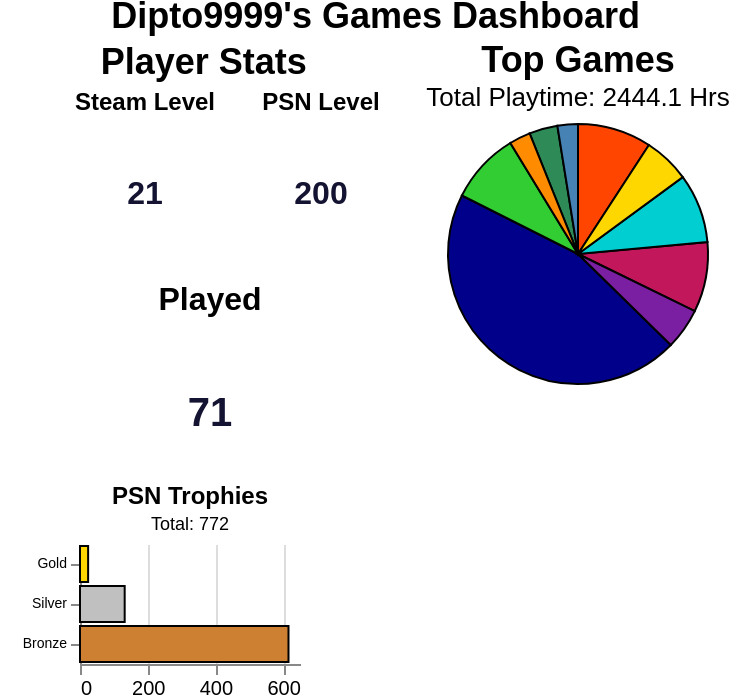

Vega-Lite specification stored for this chart:
### Vega-Lite specification from a JSON file in a GitHub repository (floating-point values rounded to 4 significant figures)
{"background": null, "config": {"view": {"continuousWidth": 130, "continuousHeight": 130, "strokeOpacity": 0, "strokeWidth": 1.5}, "axis": {"labelFontSize": 10, "titleFontSize": 11}, "legend": {"labelFontSize": 12, "titleFontSize": 16}}, "hconcat": [{"vconcat": [{"hconcat": [{"data": {"name": "data-5d6aeba095252c326bbbfd5f7abdc85a"}, "mark": {"type": "text", "align": "center", "baseline": "middle", "color": "#141331", "fontSize": 16, "fontWeight": "bold"}, "encoding": {"text": {"field": "Value", "type": "quantitative"}, "x": {"axis": null, "field": "Metric", "type": "nominal"}, "y": {"value": 35}}, "height": 60, "title": {"text": "Steam Level", "anchor": "middle", "fontSize": 12}, "width": 65}, {"data": {"name": "data-209579f83bb465219158f903efdbaf51"}, "mark": {"type": "text", "align": "center", "baseline": "middle", "color": "#141331", "fontSize": 16, "fontWeight": "bold"}, "encoding": {"text": {"field": "Value", "type": "quantitative"}, "x": {"axis": null, "field": "Metric", "type": "nominal"}, "y": {"value": 35}}, "height": 60, "title": {"text": "PSN Level", "anchor": "middle", "fontSize": 12}, "width": 65}]}, {"data": {"name": "data-0806719922ab0a69d8ed35284b9451c4"}, "mark": {"type": "text", "align": "center", "baseline": "middle", "color": "#141331", "fontSize": 20, "fontWeight": "bold"}, "encoding": {"text": {"field": "Value", "type": "quantitative"}, "x": {"axis": null, "field": "Metric", "type": "nominal"}, "y": {"value": 45}}, "height": 60, "title": {"text": "Played", "anchor": "middle", "fontSize": 16}, "width": 130}, {"data": {"name": "data-b5e5e3621ebe956b3f4f9d97cbbacadf"}, "mark": {"type": "bar", "stroke": "black", "strokeWidth": 1}, "encoding": {"color": {"field": "type", "legend": null, "scale": {"domain": ["Platinum", "Gold", "Silver", "Bronze"], "range": ["#B9F2FF", "#FFD700", "#C0C0C0", "#CD7F32"]}, "type": "nominal"}, "tooltip": [{"field": "type", "title": "Trophy", "type": "nominal"}, {"field": "count", "title": "Count", "type": "quantitative"}], "x": {"axis": {"tickMinStep": 1, "title": ""}, "field": "count", "type": "quantitative"}, "y": {"axis": {"labelFontSize": 7, "title": ""}, "field": "type", "sort": ["Platinum", "Gold", "Silver", "Bronze"], "type": "nominal"}}, "height": 60, "title": {"text": "PSN Trophies", "anchor": "middle", "fontSize": 12, "subtitle": "Total: 772", "subtitleFontSize": 9}, "width": 110}], "title": {"text": "Player Stats", "anchor": "middle", "fontSize": 18}}, {"data": {"name": "data-e02f2c1edd48e33dbb5a48263f5a1ebf"}, "mark": {"type": "arc", "stroke": "black", "strokeWidth": 1}, "encoding": {"color": {"field": "name", "legend": null, "scale": {"range": ["#00008B", "#FF4500", "#32CD32", "#C2185B", "#00CED1", "#FFD700", "#7B1FA2", "#2E8B57", "#FF8C00", "#4682B4", "#808080", "#8B0000", "#20B2AA", "#E91E63", "#006400"]}, "sort": null, "type": "nominal"}, "theta": {"field": "playtime_percentage", "type": "quantitative"}, "tooltip": [{"field": "name", "title": "Game", "type": "nominal"}, {"field": "playtime_forever", "format": ".1f", "title": "Time (Hrs)", "type": "quantitative"}, {"field": "playtime_percentage", "format": ".2f", "title": "Playtime (%)", "type": "quantitative"}]}, "height": 130, "title": {"text": "Top Games", "anchor": "middle", "fontSize": 18, "subtitle": "Total Playtime: 2444.1 Hrs", "subtitleFontSize": 13}, "width": 130}], "padding": {"left": 10, "right": 10, "top": 0, "bottom": 0}, "resolve": {"scale": {"color": "independent"}}, "title": {"text": "Dipto9999's Games Dashboard", "anchor": "middle", "fontSize": 18}, "$schema": "https://vega.github.io/schema/vega-lite/v6.1.0.json", "datasets": {"data-5d6aeba095252c326bbbfd5f7abdc85a": [{"Metric": "Steam Level", "Value": 21}], "data-209579f83bb465219158f903efdbaf51": [{"Metric": "PSN Level", "Value": 200}], "data-0806719922ab0a69d8ed35284b9451c4": [{"Metric": "Played", "Value": 71}], "data-b5e5e3621ebe956b3f4f9d97cbbacadf": [{"type": "Gold", "count": 24}, {"type": "Silver", "count": 132}, {"type": "Bronze", "count": 616}], "data-e02f2c1edd48e33dbb5a48263f5a1ebf": [{"name": "Skyrim", "playtime_forever": 845.3, "playtime_percentage": 45.08}, {"name": "Batman: Arkham Knight", "playtime_forever": 172.2, "playtime_percentage": 9.18}, {"name": "Spider-Man", "playtime_forever": 166.1, "playtime_percentage": 8.86}, {"name": "Harvest Moon: AWL", "playtime_forever": 163.4, "playtime_percentage": 8.71}, {"name": "God of War", "playtime_forever": 161.5, "playtime_percentage": 8.61}, {"name": "Cyberpunk 2077", "playtime_forever": 107.6, "playtime_percentage": 5.74}, {"name": "LOTR Online", "playtime_forever": 95.7, "playtime_percentage": 5.1}, {"name": "Telltale: Batman", "playtime_forever": 66.22, "playtime_percentage": 3.53}, {"name": "Stardew Valley", "playtime_forever": 49.5, "playtime_percentage": 2.64}, {"name": "Telltale: Game of Thrones", "playtime_forever": 47.68, "playtime_percentage": 2.54}]}}
